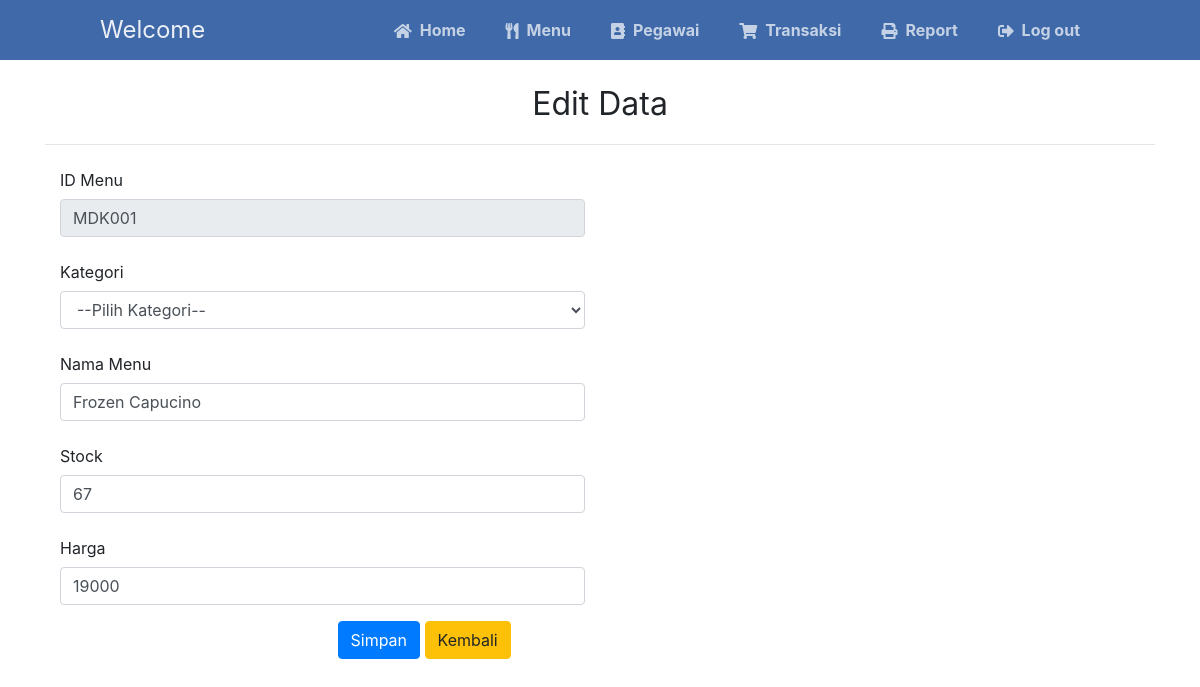
The app's page /menu_edit.php?id=MDK001 (signed in) with its own data.
### tables this page shows
CREATE TABLE `menu` (
  `id_menu` char(8) NOT NULL,
  `kategori` varchar(10) DEFAULT NULL,
  `nama_menu` varchar(30) DEFAULT NULL,
  `jumlah_menu` int(4) DEFAULT NULL,
  `harga` int(8) DEFAULT NULL
);

### menu_edit.php (the view, shortened to what this page needs)
<?php
include 'koneksi.php';
?>
<!DOCTYPE html>
<html lang="en">
<head>
    <link rel="stylesheet" type="text/css" href="css/bootstrap.min.css">
    <link rel="stylesheet" type="text/css" href="style.css">
    <link rel="stylesheet" href="https://use.fontawesome.com/releases/v5.7.1/css/all.css">
</head>
<body>
    <nav class="navtop">
        <div>
            <h1>Welcome</h1>
            <a href="index.php"><i class="fas fa-home"></i>Home</a>
            <a href="menu.php"><i class="fas fa-utensils"></i>Menu</a>
            <a href="pegawai.php"><i class="fas fa-address-book"></i>Pegawai</a>
            <a href="transaksi.php"><i class="fas fa-shopping-cart"></i>Transaksi</a>
            <a href="report.php" target="blank"><i class="fas fa-print"></i>Report</a>
            <a href="logout.php" onclick="return confirm('Log out Sekarang?')"><i class="fas fa-sign-out-alt"></i>Log out</a>
        </div>
    </nav>
    <div class="container" style="margin-top:20px">
        <center>
            <font size="6">Edit Data</font>
        </center>
        <hr>
        <?php
        if (isset($_GET['id'])) {
            $id = $_GET['id'];
            $stid = mysqli_query($koneksi, "SELECT * FROM menu WHERE id_menu = '$id'");
            while ($d = mysqli_fetch_array($stid)) {
        ?>
                <form action="" method="post">
                    <div class="item form-group">
                        <label class="col-form-label col-md-3 col-sm-3 label-align">ID Menu</label>
                        <div class="col-md-6 col-sm-6">
                            <input readonly type="text" name="id_menu" class="form-control" value="<?= $d['id_menu'] ?>">
                        </div>
                    </div>
                    <div class="item form-group">
                        <label class="col-form-label col-md-3 col-sm-3 label-align">Kategori</label>
                        <div class="col-md-6 col-sm-6">
                            <select name="kategori" class="form-control" value="<?= $d['kategori'] ?>">
                                <option value="">--Pilih Kategori--</option>
                            </select>
                        </div>
                    </div>
                    <div class="item form-group">
                        <label class="col-form-label col-md-3 col-sm-3 label-align">Nama Menu</label>
                        <div class="col-md-6 col-sm-6">
                            <input type="text" name="nama" class="form-control" value="<?= $d['nama_menu'] ?>">
                        </div>
                    </div>
                    <div class="item form-group">
                        <label class="col-form-label col-md-3 col-sm-3 label-align">Stock</label>
                        <div class="col-md-6 col-sm-6">
                            <input type="text" name="stock" class="form-control" value="<?= $d['jumlah_menu'] ?>">
                        </div>
                    </div>
                    <div class="item form-group">
                        <label class="col-form-label col-md-3 col-sm-3 label-align">Harga</label>
                        <div class="col-md-6 col-sm-6">
                            <input type="text" name="harga" class="form-control" value="<?= $d['harga'] ?>">
                        </div>
                    </div>
                    <div class="item form-group">
                        <div class="col-md-6 col-sm-6 offset-md-3">
                            <input type="submit" name="submit" class="btn btn-primary" value="Simpan">
                            <a href="menu.php" class="btn btn-warning">Kembali</a>
                        </div>
                    </div>
                </form>
        <?php }
        }  ?>
    </div>
</body>
</html>

### style.css (style rules this page uses)
body { background-color: #FFFFFF; margin: 0; }
.navtop { background-color: #3f69a8; height: 60px; width: 100%; border: 0; position: sticky; }
.navtop div { display: flex; margin: 0 auto; width: 1000px; height: 100%; }
.navtop div h1, .navtop div a { display: inline-flex; align-items: center; }
.navtop div h1 { flex: 1; font-size: 24px; padding: 0; margin: 0; color: #ecf0f6; font-weight: normal; }
.navtop div a { padding: 0 20px; text-decoration: none; color: #c5d2e5; font-weight: bold; }
.navtop div a i { padding: 2px 8px 0 0; }

### records on screen
menu: id_menu "MDK001", nama "Frozen Capucino", stock "67", harga "19000"
